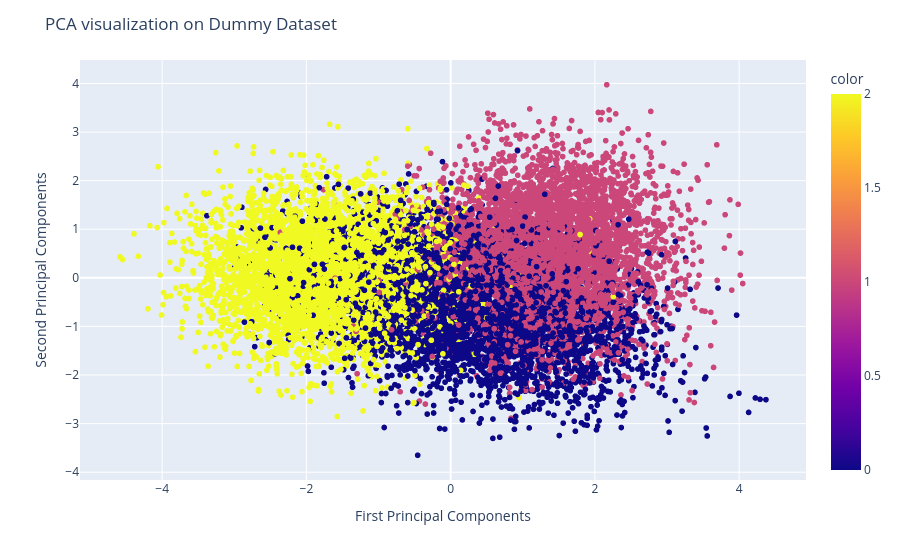

Notebook source saved alongside this figure:
### Markdown cell above
### PCA Visualization

### Code cell
pca = PCA(n_components=2)
X_pca = pca.fit_transform(X)

fig = px.scatter(
    x=X_pca[:,0],
    y=X_pca[:,1],
    color=y
)
fig.update_layout(
    title='PCA visualization on Dummy Dataset',
    xaxis_title='First Principal Components',
    yaxis_title='Second Principal Components'
)
fig.show()

### Figure 1 — Plotly figure (JSON) as saved in the notebook; plotly's stock layout.template omitted (floating-point values rounded to 4 significant figures; data arrays with more than 128 entries replaced by an {"elided": "..."} marker saying what was removed)
{"data": [{"hovertemplate": "x=%{x}<br>y=%{y}<br>color=%{marker.color}<extra></extra>", "legendgroup": "", "marker": {"color": {"elided": "15000 int values"}, "coloraxis": "coloraxis", "symbol": "circle"}, "mode": "markers", "name": "", "showlegend": false, "type": "scattergl", "x": {"elided": "15000 float values"}, "xaxis": "x", "y": {"elided": "15000 float values"}, "yaxis": "y"}], "layout": {"coloraxis": {"colorbar": {"title": {"text": "color"}}, "colorscale": [[0, "#0d0887"], [0.1111, "#46039f"], [0.2222, "#7201a8"], [0.3333, "#9c179e"], [0.4444, "#bd3786"], [0.5556, "#d8576b"], [0.6667, "#ed7953"], [0.7778, "#fb9f3a"], [0.8889, "#fdca26"], [1, "#f0f921"]]}, "legend": {"tracegroupgap": 0}, "margin": {"t": 60}, "title": {"text": "PCA visualization on Dummy Dataset"}, "xaxis": {"anchor": "y", "domain": [0, 1], "title": {"text": "First Principal Components"}}, "yaxis": {"anchor": "x", "domain": [0, 1], "title": {"text": "Second Principal Components"}}}}
